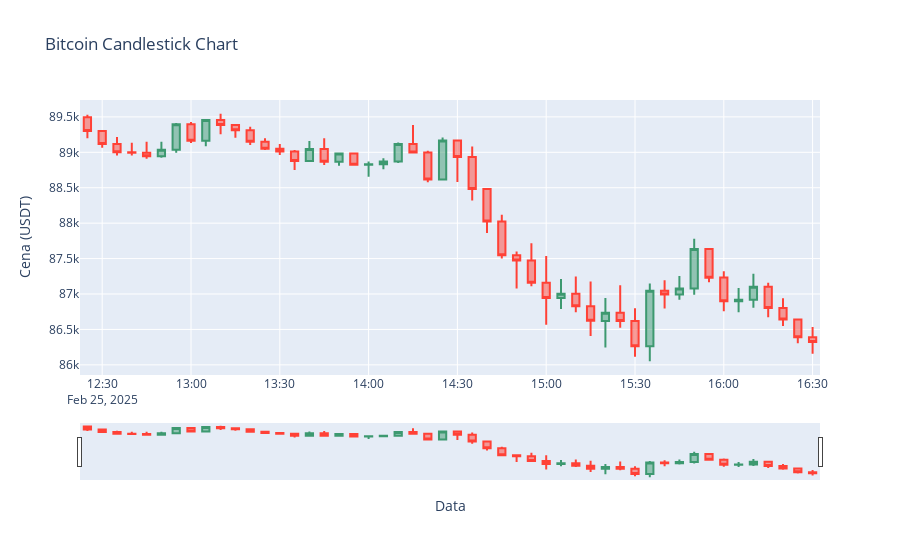

Source (notebook cell):
### Code cell
fig = go.Figure(data=[go.Candlestick(
    x=df["timestamp"],
    open=df["open"],
    high=df["high"],
    low=df["low"],
    close=df["close"],
)])
pio.renderers.default = "vscode"
fig.update_layout(title="Bitcoin Candlestick Chart", xaxis_title="Data", yaxis_title="Cena (USDT)")
fig.show()
